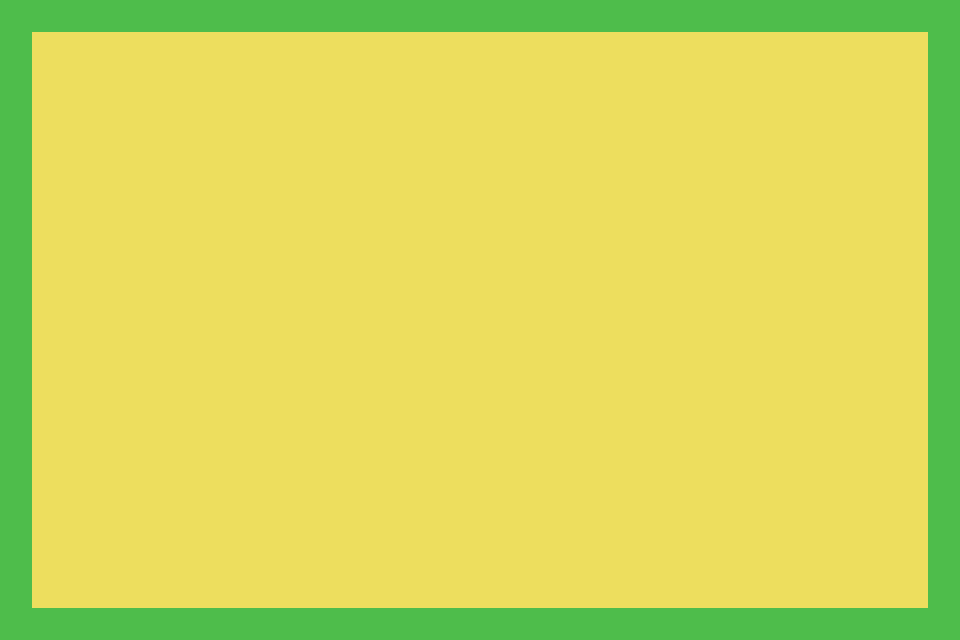

A 2D game scene composited from a Tiled map and its tileset images. What follows is a short description and the map's XML, with each tile layer's data collapsed to a summary:
An orthogonal 30x20 tile map with 32x32 px tiles, 1 tile layer (Tile Layer 1).

<map version="1.0" orientation="orthogonal" renderorder="right-down" width="30" height="20" tilewidth="32" tileheight="32" nextobjectid="1">
 <tileset firstgid="1" name="tileset" tilewidth="32" tileheight="32" tilecount="2" columns="2">
  <image source="tileset.png" width="64" height="32" />
 </tileset>
 <layer name="Tile Layer 1" width="30" height="20">
  <data>[600 cells, 600 non-empty, 2 distinct tile ids]</data>
 </layer>
</map>
